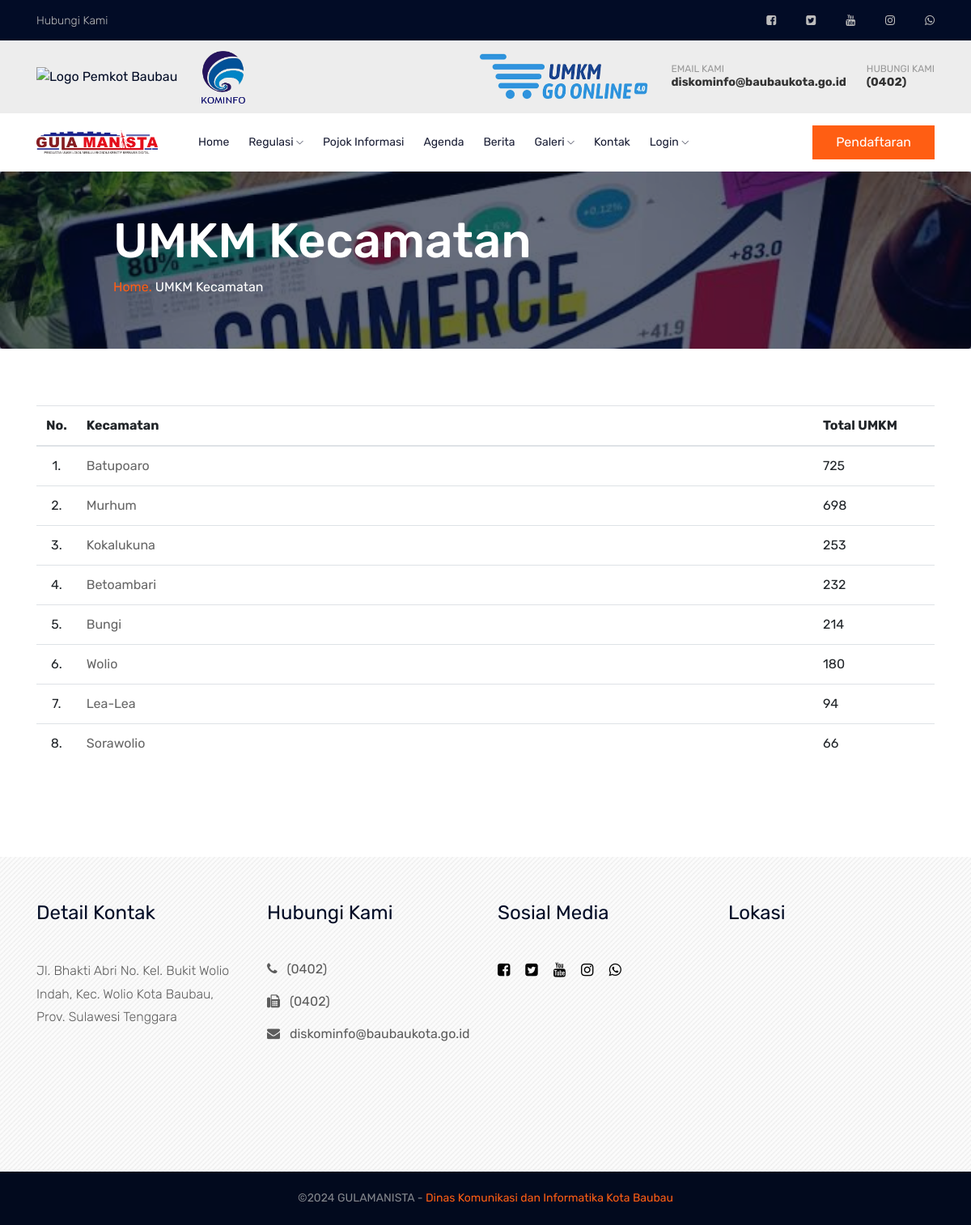
Page /index.php/umkm/list_kecamatan on the committed database.
### tables this page shows
CREATE TABLE `media_sosial` (
  `id` int(11) NOT NULL,
  `icon` varchar(25) NOT NULL,
  `nm_sosmed` varchar(100) DEFAULT NULL,
  `link_akun` text DEFAULT NULL,
  `is_active` tinyint(2) NOT NULL
);

CREATE TABLE `set_kontak` (
  `id` int(11) NOT NULL,
  `alamat` varchar(100) DEFAULT NULL,
  `maps_frame` text DEFAULT NULL,
  `telepon` varchar(20) DEFAULT NULL,
  `fax` varchar(20) DEFAULT NULL,
  `email` varchar(50) DEFAULT NULL
);

CREATE TABLE `set_aplikasi` (
  `id` int(5) NOT NULL,
  `tab_title` varchar(50) DEFAULT NULL,
  `sidebar_title_long` varchar(14) DEFAULT NULL,
  `sidebar_title_short` char(3) DEFAULT NULL,
  `sidebar_hidden` tinyint(1) NOT NULL,
  `panel_active` tinyint(1) NOT NULL,
  `time_zone` varchar(15) NOT NULL,
  `login_title` varchar(20) NOT NULL,
  `login_bg` varchar(100) NOT NULL,
  `logo_aplikasi` varchar(100) DEFAULT NULL,
  `bg_header` varchar(100) DEFAULT NULL,
  `logo_login_umkm` varchar(100) DEFAULT NULL,
  `opening` varchar(100) DEFAULT NULL,
  `aplikasi_update` datetime NOT NULL
);

CREATE TABLE `umkm` (
  `id_umkm` int(11) NOT NULL,
  `id_akun` int(11) DEFAULT NULL,
  `kecamatan` varchar(100) DEFAULT NULL,
  `kelurahan` varchar(100) DEFAULT NULL,
  `komoditas` varchar(25) DEFAULT NULL,
  `nama_usaha` varchar(100) DEFAULT NULL,
  `nama_pemilik` varchar(100) DEFAULT NULL,
  `jenis_kelamin` char(10) DEFAULT NULL,
  `alamat_pemilik` text DEFAULT NULL,
  `alamat_usaha` text DEFAULT NULL,
  `tahun_berdiri` char(5) DEFAULT NULL,
  `ijin_usaha` char(10) DEFAULT NULL,
  `tipe_kelas_digital` varchar(25) DEFAULT NULL,
  `umkm_created` datetime NOT NULL
);

### application/controllers/Umkm.php (called while the page is built, shortened)
<?php if (!defined('BASEPATH')) exit('No direct script access allowed');
class Umkm extends CI_Controller
{
   public function __construct()
   {
      $this->load->model('m_umkm');
   }
   public function list_kecamatan()
   {
      $data['title'] = 'UMKM Kecamatan';
      $data['treeview'] = 'UMKM Kecamatan';
      $data['umkm_kecamatan'] = $this->m_umkm->getUmkmKecamatan();
      $this->load->view('_templates/utama/_header', $data);
      $this->load->view('umkm_kecamatan', $data);
      $this->load->view('_templates/utama/_footer');
   }
}

### index.php (called while the page is built, shortened)
<?php
require_once BASEPATH.'core/CodeIgniter.php';

### application/models/M_umkm.php (called while the page is built, shortened)
<?php if (!defined('BASEPATH')) exit('No direct script access allowed');
class M_umkm extends CI_Model
{
   function getUmkmKecamatan()
   {
      $this->db->select('id_umkm, kecamatan, kelurahan, komoditas, nama_usaha, nama_pemilik, jenis_kelamin, alamat_pemilik, alamat_usaha, tahun_berdiri, ijin_usaha, tipe_kelas_digital, COUNT(kecamatan) as total');
      $this->db->group_by('kecamatan');
      $this->db->order_by('total', 'DESC');
      return $this->db->get('umkm');
   }
}

### application/libraries/Secure.php (called while the page is built, shortened)
<?php
class secure
{
  function encrypt_url($string)
  {
    $security = parse_ini_file('security.ini');
    $secret_key     = $security['encryption_key'];
    $secret_iv      = $security['iv'];
    $encrypt_method = $security['encryption_mechanism'];
    $key = hash("sha1", $secret_key);
    $iv     = substr(hash("sha1", $secret_iv), 0, 16);
    $result = openssl_encrypt($string, $encrypt_method, $key, 0, $iv);
    $output = base64_encode($result);
    return $output;
  }
}

### application/views/umkm_kecamatan.php (the view)
<section class="breadcrumb breadcrumb_bg banner-bg-1 overlay2 ptb200 authentication">
   <div class="container">
      <div class="row">
         <div class="col-lg-7 offset-lg-1">
            <div class="breadcrumb_iner">
               <div class="breadcrumb_iner_item">
                  <h2><?= $title; ?></h2>
                  <p> <a href="<?= base_url(); ?>home">Home.</a> <span></span> <?= $treeview; ?></p>
               </div>
            </div>
         </div>
      </div>
   </div>
</section>
<section class="blog_area single-post-area section-padding authentication-area">
   <div class="container">
      <div class="row">
         <div class="col-lg-12 posts-list">
            <table class="table datatable " style="width:100%">
               <thead>
                  <tr>
                     <th width="10" class="text-center">No.</th>
                     <th>Kecamatan</th>
                     <th width="150">Total UMKM</th>
                  </tr>
               </thead>
               <tbody>
                  <?php $no = 1;
                  foreach ($umkm_kecamatan->result_array() as $kecamatan) : ?>
                     <tr>
                        <td class="text-center"><?= $no; ?>.</td>
                        <td>
                           <a href="<?= base_url(); ?>umkm/detail_kecamatan/<?= $this->secure->encrypt_url($kecamatan['kecamatan']); ?>"><?= $kecamatan['kecamatan']; ?></a>
                        </td>
                        <td><?= $kecamatan['total']; ?></td>
                     </tr>
                  <?php $no++;
                  endforeach; ?>
               </tbody>
            </table>
         </div>
      </div>
   </div>
</section>

### application/views/_templates/utama/_header.php (shortened to what this page needs)
<?php
$aplikasi = $this->db->get('set_aplikasi')->row_array();
$kontak = $this->db->get('set_kontak')->row_array();
$q_medsos = $this->db->get('media_sosial');
?>
<!doctype html>
<html class="no-js" lang="zxx">
<head>
   <link rel="stylesheet" href="<?= base_url(); ?>assets/themes/ui/css/bootstrap.min.css">
   <link rel="stylesheet" type="text/css" href="<?= base_url(); ?>assets/themes/ui/js/DataTables/datatables.min.css" />
   <link rel="stylesheet" href="<?= base_url(); ?>assets/themes/ui/css/owl.carousel.min.css">
   <link rel="stylesheet" href="<?= base_url(); ?>assets/themes/ui/css/magnific-popup.css">
   <link rel="stylesheet" href="<?= base_url(); ?>assets/themes/ui/css/font-awesome.min.css">
   <link rel="stylesheet" href="<?= base_url(); ?>assets/themes/ui/css/themify-icons.css">
   <link rel="stylesheet" href="<?= base_url(); ?>assets/themes/ui/css/nice-select.css">
   <link rel="stylesheet" href="<?= base_url(); ?>assets/themes/ui/css/flaticon.css">
   <link rel="stylesheet" href="<?= base_url(); ?>assets/themes/ui/css/animate.css">
   <link rel="stylesheet" href="<?= base_url(); ?>assets/themes/ui/css/slicknav.css">
   <link rel="stylesheet" href="<?= base_url(); ?>assets/themes/ui/css/style.css">
   <link rel="stylesheet" href="<?= base_url(); ?>assets/themes/ui/css/ui.css">
</head>
<body>
   <header>
      <div class="header-area ">
         <div class="header-top black-bg d-none d-md-block">
            <div class="container">
               <div class="row">
                  <div class="col-xl-6 col-md-6 col-lg-6">
                     <div class="header-contact">
                        <a href="<?= base_url(); ?>kontak">Hubungi Kami</a>
                     </div>
                  </div>
                  <div class="col-xl-6 col-md-6 col-lg-6">
                     <div class="header-top-menu">
                        <nav>
                           <ul>
                              <?php foreach ($q_medsos->result_array() as $medsos) : ?>
                                 <li><a href="<?= $medsos['link_akun']; ?>" target="_blank"><i class="<?= $medsos['icon']; ?>"></i></a></li>
                              <?php endforeach; ?>
                           </ul>
                        </nav>
                     </div>
                  </div>
               </div>
            </div>
         </div>
         <div class="header-container container z-index-2">
            <div class="header-row">
               <div class="header-column">
                  <div class="header-row">
                     <div class="header-logo header-logo-sticky-change">
                        <a href="https://portal.baubaukota.go.id/" target="_blank">
                           <img class="header-logo-non-sticky opacity-0" alt="Logo Pemkot Baubau" style="width:auto; height:65px" src="<?= base_url(); ?>assets/upload/img/logo-kota-baubau.png">
                        </a>
                     </div>
                     <div class="header-logo header-logo-sticky-change">
                        <a href="https://diskominfo.baubaukota.go.id/" target="_blank">
                           <img class="header-logo-non-sticky opacity-0" alt="Logo Dinas Keminfo" style="width:auto; height:65px" src="<?= base_url(); ?>assets/upload/img/logo-kominfo.png">
                        </a>
                     </div>
                  </div>
               </div>
               <div class="header-column justify-content-end">
                  <div class="header-row">
                     <ul class="header-extra-info d-flex align-items-center">
                        <li class="d-none d-sm-inline-flex">
                           <div class="header-extra-info-text">
                              <img alt="Logo UMKM Go Online" height="60" src="<?= base_url(); ?>assets/upload/img/logo-umkm-go-online.png">
                           </div>
                        </li>
                        <li class="d-none d-sm-inline-flex">
                           <div class="header-extra-info-text">
                              <label>EMAIL KAMI</label>
                              <strong><a href="mailto:<?= $kontak['email']; ?>"><?= $kontak['email']; ?></a></strong>
                           </div>
                        </li>
                        <li>
                           <div class=" header-extra-info-text">
                              <label>HUBUNGI KAMI</label>
                              <strong><a href="javascript:void(0)"><?= $kontak['telepon']; ?></a></strong>
                           </div>
                        </li>
                     </ul>
                  </div>
               </div>
            </div>
         </div>
         <div id="sticky-header" class="main-header-area white-bg">
            <div class="container">
               <div class="row align-items-center">
                  <div class="col-xl-2 col-lg-2">
                     <div class="logo-img">
                        <a href="index.html">
                           <img src="<?= base_url(); ?>assets/upload/img/<?= $aplikasi['logo_aplikasi']; ?>" alt="Logo Gulamanista" width="150">
                        </a>
                     </div>
                  </div>
                  <div class="col-xl-7 col-lg-7">
                     <div class="main-menu d-none d-lg-block">
                        <nav>
                           <ul id="navigation">
                              <li><a class="<?= $treeview ===  'Home' ? "active" : "" ?>" href="<?= base_url(); ?>home">Home</a></li>
                              <li><a class="<?= $treeview ===  'Regulasi' ? "active" : "" ?> href=" #">Regulasi <i class="ti-angle-down"></i></a>
                              </li>
                              <li><a class="<?= $treeview ===  'Pojok Informasi' ? "active" : "" ?>" href="<?= base_url(); ?>informasi/pojok_informasi">Pojok Informasi</a></li>
                              <li><a class="<?= $treeview ===  'Agenda' ? "active" : "" ?>" href="<?= base_url(); ?>informasi/agenda">Agenda</a></li>
                              <li><a class="<?= $treeview ===  'Berita' ? "active" : "" ?>" href="<?= base_url(); ?>artikel">Berita</a></li>
                              <li><a class="<?= $treeview ===  'Galeri' ? "active" : "" ?>" href="#">Galeri <i class="ti-angle-down"></i></a>
                              </li>
                              <li><a class="<?= $treeview ===  'Kontak' ? "active" : "" ?>" href="<?= base_url(); ?>kontak">Kontak</a></li>
                              <li><a href="#">Login <i class="ti-angle-down"></i></a>
                              </li>
                           </ul>
                        </nav>
                     </div>
                  </div>
                  <div class="col-xl-3 col-lg-3">
                     <div class="quote-area">
                        <div class="get-quote d-none d-lg-block">
                           <a class="boxed-btn" href="<?= base_url(); ?>pendaftaran">Pendaftaran</a>
                        </div>
                     </div>
                  </div>
                  <div class="col-12">
                  </div>
               </div>
            </div>
         </div>
      </div>
   </header>

### application/views/_templates/utama/_footer.php (shortened to what this page needs)
<?php
$kontak = $this->db->get('set_kontak')->row_array();
$q_medsos = $this->db->get('media_sosial');
?>
<footer class="footer-area ">
   <div class="container">
      <div class="row justify-content-between">
         <div class="col-sm-6 col-md-3 col-xl-3">
            <div class="single-footer-widget footer_icon">
               <h4>Detail Kontak</h4>
               <div class="office-location">
                  <ul>
                     <li>
                        <p><?= $kontak['alamat']; ?></p>
                     </li>
                  </ul>
               </div>
            </div>
         </div>
         <div class="col-sm-6 col-md-3 col-xl-3">
            <div class="single-footer-widget">
               <h4>Hubungi Kami</h4>
               <ul>
                  <li><a href="javascript:void(0)"><i class="fa fa-phone pr-2"></i> <?= $kontak['telepon']; ?></a></li>
                  <li><a href="javascript:void(0)"><i class="fa fa-fax pr-2"></i> <?= $kontak['fax']; ?></a></li>
                  <li><a href="mailto:<?= $kontak['email']; ?>"><i class="fa fa-envelope pr-2"></i> <?= $kontak['email']; ?></a></li>
               </ul>
            </div>
         </div>
         <div class="col-sm-6 col-md-3 col-xl-3">
            <div class="single-footer-widget footer_1">
               <h4>Sosial Media</h4>
               <div class="social-links">
                  <ul>
                     <?php foreach ($q_medsos->result_array() as $medsos) : ?>
                        <li><a href="<?= $medsos['link_akun']; ?>" target="_blank"><i class="<?= $medsos['icon']; ?>"></i></a></li>
                     <?php endforeach; ?>
                  </ul>
               </div>
            </div>
         </div>
         <div class="col-sm-6 col-md-3 col-xl-3">
            <div class="single-footer-widget iframe-location">
               <h4>Lokasi</h4>
               <?= $kontak['maps_frame']; ?>
            </div>
         </div>
      </div>
   </div>
   <div class="container-fluid">
      <div class="row justify-content-center">
         <div class="col-lg-12">
            <div class="copyright_part_text text-center">
               <p class="footer-text m-0">
                  &copy; GULAMANISTA - <a href="https://diskominfo.baubaukota.go.id" target="_blank">Dinas Komunikasi dan Informatika Kota Baubau</a>
               </p>
            </div>
         </div>
      </div>
   </div>
</footer>
</body>
</html>

### rows in the picture
set_kontak: email "diskominfo@baubaukota.go.id", telepon "(0402)", alamat "Jl. Bhakti Abri No. Kel. Bukit Wolio Indah, Kec. Wolio Kota Baubau, Prov. Sulawesi Tenggara", fax "(0402)"
set_aplikasi: logo_aplikasi (picture)
umkm: kecamatan "Batupoaro", total "725"
umkm: kecamatan "Murhum", total "698"
umkm: kecamatan "Kokalukuna", total "253"
umkm: kecamatan "Betoambari", total "232"
umkm: kecamatan "Bungi", total "214"
umkm: kecamatan "Wolio", total "180"
umkm: kecamatan "Lea-Lea", total "94"
umkm: kecamatan "Sorawolio", total "66"

### other values in the picture
$title "UMKM Kecamatan"
$treeview "UMKM Kecamatan"
